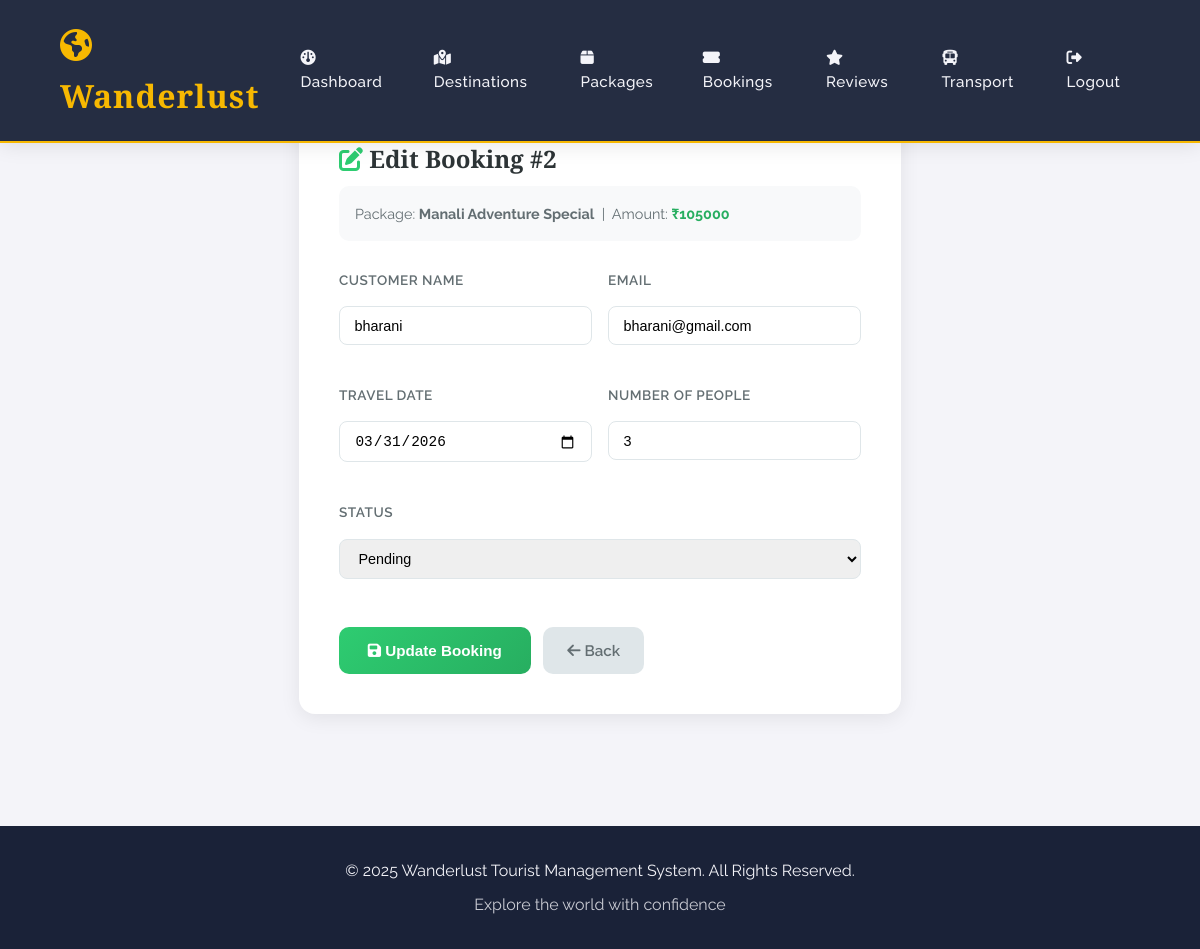
Screenshot of /admin/bookings/edit/2 (signed in) with the database file from the repository.
### app.py (models this page shows)
class Booking(db.Model):
    id = db.Column(db.Integer, primary_key=True)
    user_id = db.Column(db.Integer, db.ForeignKey('user.id'), nullable=False)
    package_id = db.Column(db.Integer, db.ForeignKey('package.id'), nullable=False)
    full_name = db.Column(db.String(100), nullable=False)
    email = db.Column(db.String(120), nullable=False)
    travel_date = db.Column(db.Date, nullable=False)
    num_people = db.Column(db.Integer, default=1)
    total_amount = db.Column(db.Float)
    status = db.Column(db.String(20), default='pending')
    created_at = db.Column(db.DateTime, default=datetime.utcnow)
    payment = db.relationship('Payment', backref='booking', uselist=False, lazy=True)

class Package(db.Model):
    id = db.Column(db.Integer, primary_key=True)
    name = db.Column(db.String(100), nullable=False)
    package_type = db.Column(db.String(50), nullable=False)
    destination_id = db.Column(db.Integer, db.ForeignKey('destination.id'))
    price = db.Column(db.Float, nullable=False)
    duration = db.Column(db.String(50))
    description = db.Column(db.Text)
    image_url = db.Column(db.String(300))
    created_at = db.Column(db.DateTime, default=datetime.utcnow)
    destination = db.relationship('Destination', backref='packages')
    bookings = db.relationship('Booking', backref='package', lazy=True)

### app.py (the view, shortened to what this page needs)
@app.route('/admin/bookings/edit/<int:id>', methods=['GET', 'POST'])
def admin_bookings_edit(id):
    if not admin_required():
        return redirect(url_for('admin_login'))
    bk = Booking.query.get_or_404(id)
    return render_template('admin_bookings_edit.html', booking=bk)

### app.py (called while the page is built)
def admin_required():
    return 'user_id' in session and session.get('is_admin')

### templates/admin_bookings_edit.html (shortened to what this page needs)
{% extends "base.html" %}
{% block content %}
<div class="edit-page">
    <div class="edit-card">
        <h2><i class="fas fa-edit" style="color:#2ecc71;"></i> Edit Booking #{{ booking.id }}</h2>
        <div class="booking-meta">
            Package: <strong>{{ booking.package.name }}</strong> &nbsp;|&nbsp;
            Amount: <strong style="color:#27ae60;">₹{{ "%.0f"|format(booking.total_amount) }}</strong>
        </div>
        <form method="POST">
            <div class="form-grid">
                <div class="form-group">
                    <label>Customer Name</label>
                    <input type="text" name="full_name" value="{{ booking.full_name }}" required>
                </div>
                <div class="form-group">
                    <label>Email</label>
                    <input type="email" name="email" value="{{ booking.email }}" required>
                </div>
                <div class="form-group">
                    <label>Travel Date</label>
                    <input type="date" name="travel_date" value="{{ booking.travel_date }}" required>
                </div>
                <div class="form-group">
                    <label>Number of People</label>
                    <input type="number" name="num_people" value="{{ booking.num_people }}" min="1" required>
                </div>
                <div class="form-group form-full">
                    <label>Status</label>
                    <select name="status">
                        <option value="pending" {% if booking.status=='pending' %}selected{% endif %}>Pending</option>
                    </select>
                </div>
            </div>
            <div class="btn-row">
                <button type="submit" class="btn-save"><i class="fas fa-save"></i> Update Booking</button>
                <a href="{{ url_for('admin_bookings') }}" class="btn-cancel"><i class="fas fa-arrow-left"></i>&nbsp;Back</a>
            </div>
        </form>
    </div>
</div>
{% endblock %}

### static/css/style.css (style rules this page uses)
:root { --primary: #FF6B35; --secondary: #004E89; --accent: #F7B801; --dark: #1A2238; --light: #F4F4F9; --success: #2A9D8F; --error: #E76F51; --gradient-main: linear-gradient(135deg, #667eea 0%, #764ba2 100%); --gradient-warm: linear-gradient(135deg, #f093fb 0%, #f5576c 100%); --gradient-ocean: linear-gradient(135deg, #4facfe 0%, #00f2fe 100%); --gradient-sunset: linear-gradient(135deg, #fa709a 0%, #fee140 100%); }
* { margin: 0; padding: 0; box-sizing: border-box; }
body { font-family: 'Raleway', sans-serif; background: var(--light); color: var(--dark); line-height: 1.6; overflow-x: hidden; }
h1, h2, h3, h4, h5 { font-family: 'Cormorant Garamond', serif; font-weight: 700; }
.form-group { margin-bottom: 1.5rem; }
.form-group label { display: block; margin-bottom: 0.5rem; font-weight: 600; color: var(--dark); font-size: 0.95rem; }

### templates/admin_bookings_edit.html (style rules this page uses)
.edit-page { max-width:650px; margin:0 auto; padding:100px 1.5rem 3rem; }
.edit-card { background:white; border-radius:16px; padding:2.5rem; box-shadow:0 4px 20px rgba(0,0,0,0.08); }
.edit-card h2 { font-size:1.5rem; font-weight:700; color:#2d3436; margin-bottom:0.5rem; }
.booking-meta { background:#f8f9fa; border-radius:10px; padding:1rem; margin-bottom:1.8rem; font-size:0.9rem; color:#636e72; }
.form-grid { display:grid; grid-template-columns:1fr 1fr; gap:1rem; }
.form-group { display:flex; flex-direction:column; gap:0.4rem; }
.form-group label { font-size:0.85rem; font-weight:600; color:#636e72; text-transform:uppercase; letter-spacing:0.5px; }
.form-group input, .form-group select { padding:0.65rem 0.9rem; border:1.5px solid #dfe6e9; border-radius:8px; font-size:0.9rem; outline:none; transition:border-color 0.2s; }
.form-full { grid-column:1/-1; }
.btn-row { display:flex; gap:0.8rem; margin-top:1.5rem; }
.btn-save { background:linear-gradient(135deg,#2ecc71,#27ae60); color:white; padding:0.7rem 1.8rem; border-radius:10px; border:none; cursor:pointer; font-weight:600; font-size:0.95rem; }
.btn-cancel { background:#dfe6e9; color:#636e72; padding:0.7rem 1.5rem; border-radius:10px; border:none; cursor:pointer; font-weight:600; font-size:0.95rem; text-decoration:none; display:inline-flex; align-items:center; }

### rows the page displays
Booking: id "2", total_amount "105000", full_name "bharani", email "bharani@gmail.com", travel_date "03/31/2026", num_people "3", status "Pending"
Package: package.name "Manali Adventure Special"
